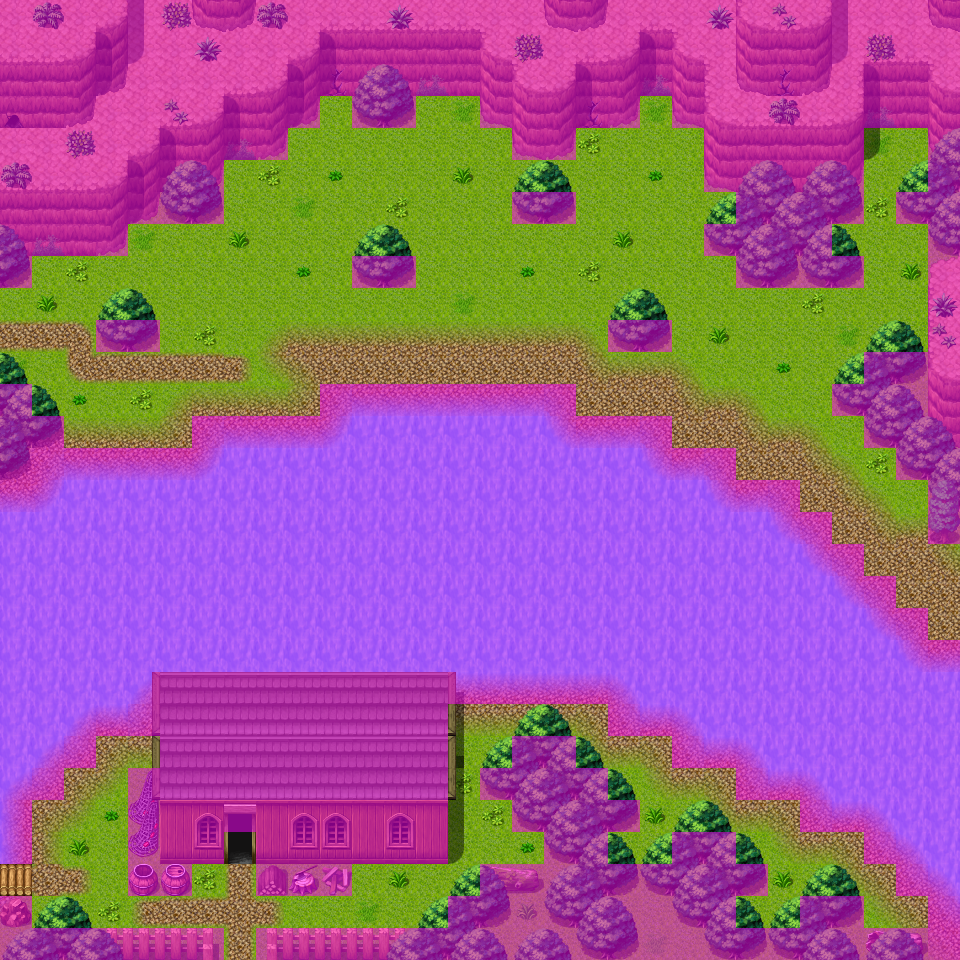

The image is a tile-based game level rendered from a .tmx file. Its description and source (layers, tilesets, objects; grid data summarised) follow:
An orthogonal 30x30 tile map with 32x32 px tiles, 4 tile layers (Ground, Objects, Above, Walkable), 40 tilesets and 9 objects (5x mapchange, 4x spawn).

<map version="1.0" orientation="orthogonal" width="30" height="30" tilewidth="32" tileheight="32">
 <properties>
  <property name="outdoors" value="1" />
 </properties>
 <tileset firstgid="1" name="map_bed_1" tilewidth="32" tileheight="32">
  <image source="../drawable/map_bed_1.png" width="512" height="256" />
 </tileset>
 <tileset firstgid="129" name="map_border_1" tilewidth="32" tileheight="32">
  <image source="../drawable/map_border_1.png" width="512" height="256" />
 </tileset>
 <tileset firstgid="257" name="map_bridge_1" tilewidth="32" tileheight="32">
  <image source="../drawable/map_bridge_1.png" width="512" height="256" />
 </tileset>
 <tileset firstgid="385" name="map_broken_1" tilewidth="32" tileheight="32">
  <image source="../drawable/map_broken_1.png" width="512" height="256" />
 </tileset>
 <tileset firstgid="513" name="map_cavewall_1" tilewidth="32" tileheight="32">
  <image source="../drawable/map_cavewall_1.png" width="576" height="192" />
 </tileset>
 <tileset firstgid="621" name="map_cavewall_2" tilewidth="32" tileheight="32">
  <image source="../drawable/map_cavewall_2.png" width="576" height="192" />
 </tileset>
 <tileset firstgid="729" name="map_cavewall_3" tilewidth="32" tileheight="32">
  <image source="../drawable/map_cavewall_3.png" width="576" height="192" />
 </tileset>
 <tileset firstgid="837" name="map_chair_table_1" tilewidth="32" tileheight="32">
  <image source="../drawable/map_chair_table_1.png" width="512" height="256" />
 </tileset>
 <tileset firstgid="965" name="map_crate_1" tilewidth="32" tileheight="32">
  <image source="../drawable/map_crate_1.png" width="512" height="256" />
 </tileset>
 <tileset firstgid="1093" name="map_cupboard_1" tilewidth="32" tileheight="32">
  <image source="../drawable/map_cupboard_1.png" width="512" height="256" />
 </tileset>
 <tileset firstgid="1221" name="map_curtain_1" tilewidth="32" tileheight="32">
  <image source="../drawable/map_curtain_1.png" width="512" height="256" />
 </tileset>
 <tileset firstgid="1349" name="map_entrance_1" tilewidth="32" tileheight="32">
  <image source="../drawable/map_entrance_1.png" width="512" height="256" />
 </tileset>
 <tileset firstgid="1477" name="map_fence_1" tilewidth="32" tileheight="32">
  <image source="../drawable/map_fence_1.png" width="512" height="256" />
 </tileset>
 <tileset firstgid="1605" name="map_fence_2" tilewidth="32" tileheight="32">
  <image source="../drawable/map_fence_2.png" width="512" height="256" />
 </tileset>
 <tileset firstgid="1733" name="map_ground_1" tilewidth="32" tileheight="32">
  <image source="../drawable/map_ground_1.png" width="512" height="256" />
 </tileset>
 <tileset firstgid="1861" name="map_ground_2" tilewidth="32" tileheight="32">
  <image source="../drawable/map_ground_2.png" width="512" height="256" />
 </tileset>
 <tileset firstgid="1989" name="map_ground_3" tilewidth="32" tileheight="32">
  <image source="../drawable/map_ground_3.png" width="512" height="256" />
 </tileset>
 <tileset firstgid="2117" name="map_ground_4" tilewidth="32" tileheight="32">
  <image source="../drawable/map_ground_4.png" width="512" height="256" />
 </tileset>
 <tileset firstgid="2245" name="map_ground_5" tilewidth="32" tileheight="32">
  <image source="../drawable/map_ground_5.png" width="512" height="256" />
 </tileset>
 <tileset firstgid="2373" name="map_ground_6" tilewidth="32" tileheight="32">
  <image source="../drawable/map_ground_6.png" width="512" height="256" />
 </tileset>
 <tileset firstgid="2501" name="map_ground_7" tilewidth="32" tileheight="32">
  <image source="../drawable/map_ground_7.png" width="512" height="256" />
 </tileset>
 <tileset firstgid="2629" name="map_ground_8" tilewidth="32" tileheight="32">
  <image source="../drawable/map_ground_8.png" width="512" height="256" />
 </tileset>
 <tileset firstgid="2757" name="map_indoor_1" tilewidth="32" tileheight="32">
  <image source="../drawable/map_indoor_1.png" width="512" height="256" />
 </tileset>
 <tileset firstgid="2885" name="map_kitchen_1" tilewidth="32" tileheight="32">
  <image source="../drawable/map_kitchen_1.png" width="512" height="256" />
 </tileset>
 <tileset firstgid="3013" name="map_outdoor_1" tilewidth="32" tileheight="32">
  <image source="../drawable/map_outdoor_1.png" width="512" height="256" />
 </tileset>
 <tileset firstgid="3141" name="map_pillar_1" tilewidth="32" tileheight="32">
  <image source="../drawable/map_pillar_1.png" width="512" height="256" />
 </tileset>
 <tileset firstgid="3269" name="map_plant_1" tilewidth="32" tileheight="32">
  <image source="../drawable/map_plant_1.png" width="512" height="256" />
 </tileset>
 <tileset firstgid="3397" name="map_rock_1" tilewidth="32" tileheight="32">
  <image source="../drawable/map_rock_1.png" width="512" height="256" />
 </tileset>
 <tileset firstgid="3525" name="map_roof_1" tilewidth="32" tileheight="32">
  <image source="../drawable/map_roof_1.png" width="512" height="256" />
 </tileset>
 <tileset firstgid="3653" name="map_roof_2" tilewidth="32" tileheight="32">
  <image source="../drawable/map_roof_2.png" width="512" height="256" />
 </tileset>
 <tileset firstgid="3781" name="map_shop_1" tilewidth="32" tileheight="32">
  <image source="../drawable/map_shop_1.png" width="512" height="256" />
 </tileset>
 <tileset firstgid="3909" name="map_sign_ladder_1" tilewidth="32" tileheight="32">
  <image source="../drawable/map_sign_ladder_1.png" width="512" height="256" />
 </tileset>
 <tileset firstgid="4037" name="map_table_1" tilewidth="32" tileheight="32">
  <image source="../drawable/map_table_1.png" width="512" height="256" />
 </tileset>
 <tileset firstgid="4165" name="map_trail_1" tilewidth="32" tileheight="32">
  <image source="../drawable/map_trail_1.png" width="512" height="256" />
 </tileset>
 <tileset firstgid="4293" name="map_tree_1" tilewidth="32" tileheight="32">
  <image source="../drawable/map_tree_1.png" width="512" height="256" />
 </tileset>
 <tileset firstgid="4421" name="map_wall_1" tilewidth="32" tileheight="32">
  <image source="../drawable/map_wall_1.png" width="512" height="256" />
 </tileset>
 <tileset firstgid="4549" name="map_wall_2" tilewidth="32" tileheight="32">
  <image source="../drawable/map_wall_2.png" width="480" height="256" />
 </tileset>
 <tileset firstgid="4669" name="map_wall_3" tilewidth="32" tileheight="32">
  <image source="../drawable/map_wall_3.png" width="480" height="256" />
 </tileset>
 <tileset firstgid="4789" name="map_window_1" tilewidth="32" tileheight="32">
  <image source="../drawable/map_window_1.png" width="512" height="256" />
 </tileset>
 <tileset firstgid="4917" name="map_window_2" tilewidth="32" tileheight="32">
  <image source="../drawable/map_window_2.png" width="512" height="256" />
 </tileset>
 <layer name="Ground" width="30" height="30">
  <data>[900 cells, 900 non-empty, 18 distinct tile ids]</data>
 </layer>
 <layer name="Objects" width="30" height="30">
  <data>[900 cells, 324 non-empty, 58 distinct tile ids]</data>
 </layer>
 <layer name="Above" width="30" height="30">
  <data>[900 cells, 112 non-empty, 21 distinct tile ids]</data>
 </layer>
 <layer name="Walkable" width="30" height="30">
  <data>[900 cells, 608 non-empty, 1 distinct tile ids]</data>
 </layer>
 <objectgroup name="Mapevents">
  <object name="south" type="mapchange" x="224" y="928" width="32" height="32">
   <properties>
    <property name="map" value="waterwayextention" />
    <property name="place" value="north" />
   </properties>
  </object>
  <object name="west" type="mapchange" x="0" y="864" width="32" height="32">
   <properties>
    <property name="map" value="waterway1" />
    <property name="place" value="east" />
   </properties>
  </object>
  </objectgroup>
 <objectgroup name="Spawn">
  <!-- 4 objects omitted --></objectgroup>
 <objectgroup name="Keys" />
</map>
<!-- 7 of 9 objects omitted -->
